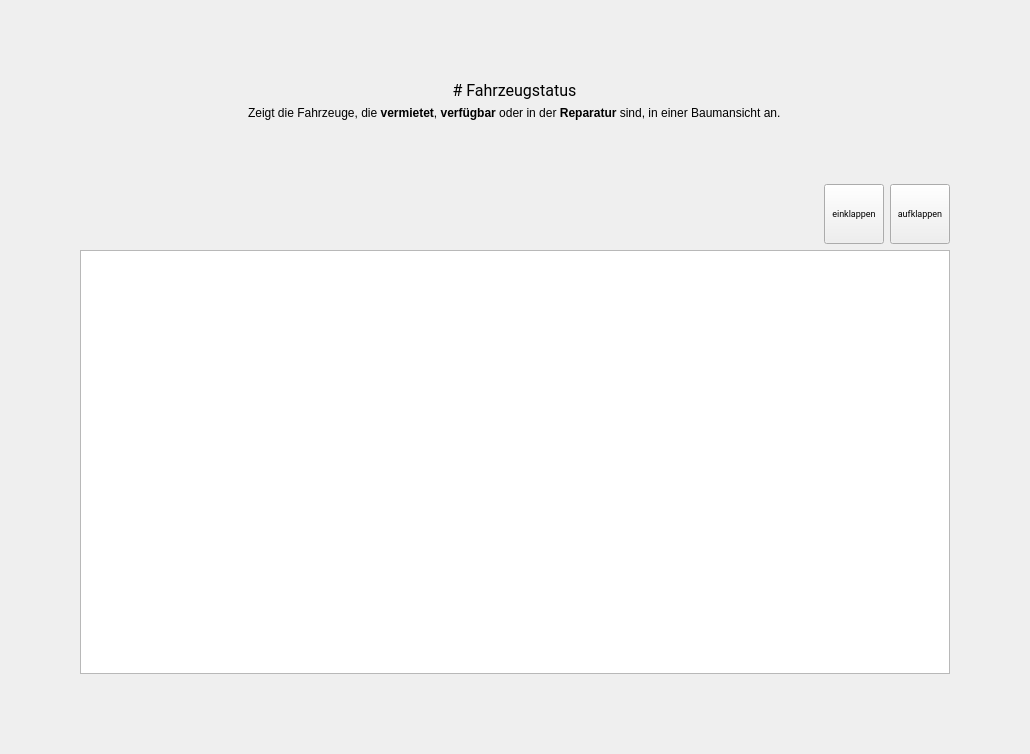
<?xml version="1.0" encoding="UTF-8"?>
<ui version="4.0">
 <class>CarStatus</class>
 <widget class="QWidget" name="CarStatus">
  <property name="geometry">
   <rect>
    <x>0</x>
    <y>0</y>
    <width>1030</width>
    <height>754</height>
   </rect>
  </property>
  <property name="windowTitle">
   <string>Form</string>
  </property>
  <layout class="QVBoxLayout" name="verticalLayout_3" stretch="0,1">
   <property name="spacing">
    <number>32</number>
   </property>
   <property name="leftMargin">
    <number>64</number>
   </property>
   <property name="topMargin">
    <number>64</number>
   </property>
   <property name="rightMargin">
    <number>64</number>
   </property>
   <property name="bottomMargin">
    <number>64</number>
   </property>
   <item alignment="Qt::AlignmentFlag::AlignHCenter">
    <widget class="QWidget" name="widget_2" native="true">
     <layout class="QGridLayout" name="gridLayout">
      <property name="leftMargin">
       <number>16</number>
      </property>
      <property name="topMargin">
       <number>16</number>
      </property>
      <property name="rightMargin">
       <number>16</number>
      </property>
      <property name="bottomMargin">
       <number>16</number>
      </property>
      <property name="horizontalSpacing">
       <number>16</number>
      </property>
      <item row="0" column="0">
       <spacer name="horizontalSpacer_2">
        <property name="orientation">
         <enum>Qt::Orientation::Horizontal</enum>
        </property>
        <property name="sizeType">
         <enum>QSizePolicy::Policy::Fixed</enum>
        </property>
        <property name="sizeHint" stdset="0">
         <size>
          <width>60</width>
          <height>20</height>
         </size>
        </property>
       </spacer>
      </item>
      <item row="0" column="1">
       <widget class="QLabel" name="label">
        <property name="font">
         <font>
          <family>Roboto</family>
          <pointsize>12</pointsize>
         </font>
        </property>
        <property name="text">
         <string># Fahrzeugstatus</string>
        </property>
        <property name="textFormat">
         <enum>Qt::TextFormat::MarkdownText</enum>
        </property>
        <property name="alignment">
         <set>Qt::AlignmentFlag::AlignCenter</set>
        </property>
       </widget>
      </item>
      <item row="0" column="2">
       <spacer name="horizontalSpacer_3">
        <property name="orientation">
         <enum>Qt::Orientation::Horizontal</enum>
        </property>
        <property name="sizeType">
         <enum>QSizePolicy::Policy::Fixed</enum>
        </property>
        <property name="sizeHint" stdset="0">
         <size>
          <width>60</width>
          <height>20</height>
         </size>
        </property>
       </spacer>
      </item>
      <item row="1" column="2">
       <layout class="QVBoxLayout" name="verticalLayout_2"/>
      </item>
      <item row="1" column="1">
       <widget class="QLabel" name="label_2">
        <property name="text">
         <string>&lt;html&gt;&lt;head/&gt;&lt;body&gt;&lt;p&gt;Zeigt die Fahrzeuge, die &lt;span style=&quot; font-weight:700;&quot;&gt;vermietet&lt;/span&gt;, &lt;span style=&quot; font-weight:700;&quot;&gt;verfügbar&lt;/span&gt; oder in der &lt;span style=&quot; font-weight:700;&quot;&gt;Reparatur&lt;/span&gt; sind, in einer Baumansicht an.&lt;/p&gt;&lt;/body&gt;&lt;/html&gt;</string>
        </property>
        <property name="wordWrap">
         <bool>false</bool>
        </property>
       </widget>
      </item>
     </layout>
    </widget>
   </item>
   <item>
    <widget class="QWidget" name="widget" native="true">
     <layout class="QVBoxLayout" name="verticalLayout">
      <property name="leftMargin">
       <number>16</number>
      </property>
      <property name="topMargin">
       <number>16</number>
      </property>
      <property name="rightMargin">
       <number>16</number>
      </property>
      <property name="bottomMargin">
       <number>16</number>
      </property>
      <item>
       <layout class="QHBoxLayout" name="horizontalLayout">
        <item>
         <spacer name="horizontalSpacer">
          <property name="orientation">
           <enum>Qt::Orientation::Horizontal</enum>
          </property>
          <property name="sizeHint" stdset="0">
           <size>
            <width>40</width>
            <height>20</height>
           </size>
          </property>
         </spacer>
        </item>
        <item>
         <widget class="IconButton" name="btnSearch_2">
          <property name="minimumSize">
           <size>
            <width>60</width>
            <height>60</height>
           </size>
          </property>
          <property name="maximumSize">
           <size>
            <width>60</width>
            <height>60</height>
           </size>
          </property>
          <property name="font">
           <font>
            <family>Roboto</family>
            <pointsize>7</pointsize>
           </font>
          </property>
          <property name="text">
           <string>einklappen</string>
          </property>
          <property name="iconSize">
           <size>
            <width>32</width>
            <height>32</height>
           </size>
          </property>
          <property name="checkable">
           <bool>false</bool>
          </property>
          <property name="checked">
           <bool>false</bool>
          </property>
          <property name="pixmap" stdset="0">
           <pixmap resource="../assets/ressources.qrc">:/icons/collapse_all.png</pixmap>
          </property>
         </widget>
        </item>
        <item>
         <widget class="IconButton" name="btnSearch">
          <property name="minimumSize">
           <size>
            <width>60</width>
            <height>60</height>
           </size>
          </property>
          <property name="maximumSize">
           <size>
            <width>60</width>
            <height>60</height>
           </size>
          </property>
          <property name="font">
           <font>
            <family>Roboto</family>
            <pointsize>7</pointsize>
           </font>
          </property>
          <property name="text">
           <string>aufklappen</string>
          </property>
          <property name="iconSize">
           <size>
            <width>32</width>
            <height>32</height>
           </size>
          </property>
          <property name="checkable">
           <bool>false</bool>
          </property>
          <property name="checked">
           <bool>false</bool>
          </property>
          <property name="pixmap" stdset="0">
           <pixmap resource="../assets/ressources.qrc">:/icons/unfold_all.png</pixmap>
          </property>
         </widget>
        </item>
       </layout>
      </item>
      <item>
       <widget class="CarStatusTree" name="carStatusTree">
        <attribute name="headerVisible">
         <bool>false</bool>
        </attribute>
        <column>
         <property name="text">
          <string notr="true">1</string>
         </property>
        </column>
       </widget>
      </item>
     </layout>
    </widget>
   </item>
  </layout>
 </widget>
 <customwidgets>
  <customwidget>
   <class>IconButton</class>
   <extends>QPushButton</extends>
   <header>app.widgets.buttons.IconButton</header>
  </customwidget>
  <customwidget>
   <class>CarStatusTree</class>
   <extends>QTreeWidget</extends>
   <header>app.widgets.tree_widgets.CarStatusTree</header>
  </customwidget>
 </customwidgets>
 <resources>
  <include location="../assets/ressources.qrc"/>
 </resources>
 <connections>
  <connection>
   <sender>btnSearch</sender>
   <signal>clicked()</signal>
   <receiver>carStatusTree</receiver>
   <slot>expandAll()</slot>
   <hints>
    <hint type="sourcelabel">
     <x>907</x>
     <y>242</y>
    </hint>
    <hint type="destinationlabel">
     <x>858</x>
     <y>317</y>
    </hint>
   </hints>
  </connection>
  <connection>
   <sender>btnSearch_2</sender>
   <signal>clicked()</signal>
   <receiver>carStatusTree</receiver>
   <slot>collapseAll()</slot>
   <hints>
    <hint type="sourcelabel">
     <x>841</x>
     <y>238</y>
    </hint>
    <hint type="destinationlabel">
     <x>733</x>
     <y>286</y>
    </hint>
   </hints>
  </connection>
 </connections>
</ui>
